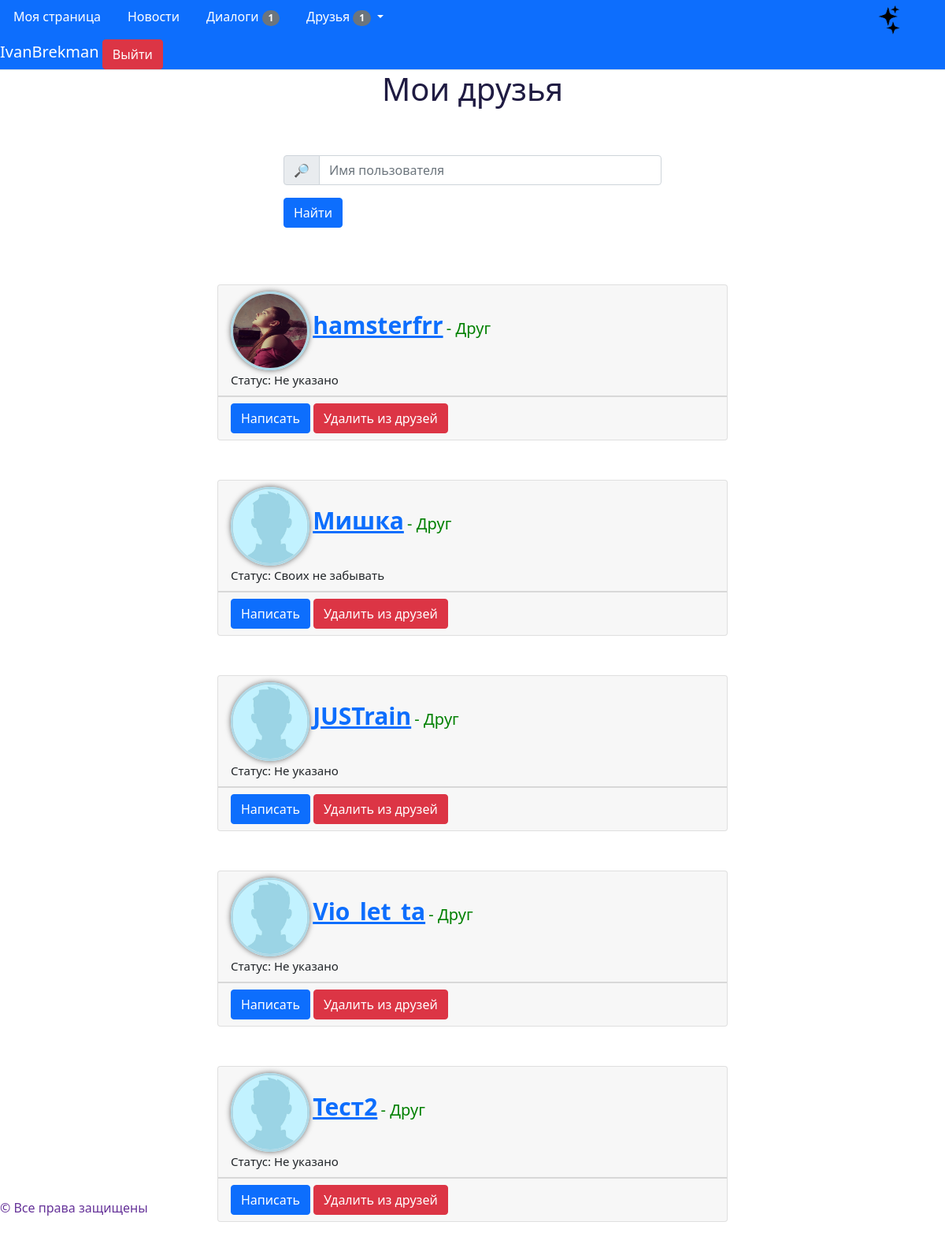
Page /friends/1 (signed in) on the committed database.
### data/models/user.py (models this page shows, shortened)
class User(SqlAlchemyBase, UserMixin, SerializerMixin):
    __tablename__ = 'users'
    id = sqlalchemy.Column(sqlalchemy.Integer, primary_key=True, autoincrement=True)
    sid = sqlalchemy.Column(sqlalchemy.String)
    nickname = sqlalchemy.Column(sqlalchemy.String, nullable=False)
    email = sqlalchemy.Column(sqlalchemy.String, nullable=False, unique=True)
    img = sqlalchemy.Column(sqlalchemy.String, default='default')
    status = sqlalchemy.Column(sqlalchemy.String, default='Не указано')
    sex = sqlalchemy.Column(sqlalchemy.String, default='Не указано')
    education = sqlalchemy.Column(sqlalchemy.String, default='Не указано')
    marital_status = sqlalchemy.Column(sqlalchemy.String, default='Не указано')
    birthday = sqlalchemy.Column(sqlalchemy.DateTime, default=dt.datetime(1800, 1, 1))
    about_me = sqlalchemy.Column(sqlalchemy.String, default='Не указано')
    password = sqlalchemy.Column(sqlalchemy.String, nullable=False)
    create_date = sqlalchemy.Column(sqlalchemy.DateTime, default=dt.datetime.utcnow)
    last_seen = sqlalchemy.Column(sqlalchemy.DateTime, default=dt.datetime.utcnow)
    posts = orm.relation("Post", back_populates="user", order_by='desc(Post.create_date)',
                         lazy='subquery')
    rates = orm.relation("PostRate", back_populates="user", lazy='subquery')
    _subscribers = orm.relationship("FriendshipOffer", back_populates='user_to', lazy='dynamic',
                                    primaryjoin='User.id == FriendshipOffer.id_to')
    _offers = orm.relationship('FriendshipOffer', back_populates='user_from', lazy='dynamic',
                               primaryjoin='User.id == FriendshipOffer.id_from')
    _friends = orm.relationship('Friend', lazy='dynamic',
                                primaryjoin='or_(User.id == Friend.id1, User.id == Friend.id2)')
    _unanswered_ss = orm.relationship("FriendshipOffer", back_populates='user_to', lazy='subquery',
                                      primaryjoin='User.id == FriendshipOffer.id_to and not '
                                                  'FriendshipOffer.is_answered')
    dialogs = orm.relationship('Dialog', lazy='subquery',
                               primaryjoin='or_(User.id == Dialog.id1, User.id == Dialog.id2)')
    messages = orm.relationship('Message', back_populates='user_to', lazy='subquery',
                                primaryjoin='User.id == Message.id_to')
    notifications = orm.relationship('Notification', back_populates='user', lazy='dynamic')
    def unanswered_subscribers(self):
        return [offer for offer in self._unanswered_ss if not offer.is_answered]
    def need_answer(self, user):
        for offer in self._unanswered_ss:
            if offer.user_from == user and not offer.is_answered:
                return True
        return False
    def friends(self):
        return [friend.user1 if friend.user1 != self else friend.user2 for friend in self._friends]
    def unread_dialogs(self):
        dialogs = {}
        for mes in [message for message in self.messages if not message.is_read]:
            if dialogs.get(mes.id_from):
                dialogs.get(mes.id_from).append(mes)
            else:
                dialogs[mes.id_from] = [mes]
        return dialogs

### main.py (the view)
@app.route('/friends/<int:user_id>', methods=['GET', 'POST'])
@login_required
def friends(user_id):
    session = db_session.create_session()
    user = get_user(session, user_id, check_auth=False)
    users = user.friends()
    title = 'Мои друзья' if user == current_user else f'Друзья {user.nickname}'
    form = FindUserForm()
    if form.validate_on_submit():  # Поиск среди всех друзей по nickname
        if not form.nickname.data:
            return redirect(url_for('friends', user_id=user_id))
        users = list(filter(lambda u: form.nickname.data.lower() in u.nickname.lower(), users))
    return render_template('users_list.html', title=title, users=users, form=form,
                           method=request.method, c_user=user)

### app/forms.py
class FindUserForm(FlaskForm):
    nickname = StringField('')
    submit = SubmitField('Найти')

### data/db_session.py (called while the page is built)
def create_session() -> Session:
    global __factory
    assert isinstance(__factory, orm.sessionmaker), f"Wrong type of __factory. Excepted " \
                                                    f"orm.sessionmaker, got {type(__factory)}"
    return __factory()

### main.py (called while the page is built, shortened)
def get_user(session, user_id, check_auth=True) -> User:
    user = session.query(User).get(user_id)
    if not user:
        raise ValueError(f'There are no users with id: {user_id}')
    if check_auth and current_user != user:
        raise ValueError(f'User with id {user_id} doesnt match to current_user, but current_page'
                         f' need this math')
    return user

def get_user_status_info(questioner_user: User, target_user) -> dict:
    response = {'buttons': None, 'status_text': None, 'status_style_color': None, 'type': None}
    if target_user in questioner_user.friends():  # Карточка друга
        response['buttons'] = [
            f'''<a class="btn btn-primary" href="{url_for('users_dialog', id_from=questioner_user.id, id_to=target_user.id)}">Написать</a>''',
            f'''<a class="btn btn-danger" href="javascript:card_type('remove_friend', {questioner_user.id}, {target_user.id})">Удалить из друзей</a>'''
        ]
        response['status_text'] = ' - Друг'
        response['status_style_color'] = 'green'
        response['type'] = 'friend'
    return response

@login_manager.user_loader
def load_user(user_id):
    session = db_session.create_session()
    return session.query(User).get(user_id)

@app.context_processor
def app_context():
    context = {'date': dt.utcnow, 'user_info': get_user_status_info, 'isinstance': isinstance,
               'Post': Post}
    return context

@app.before_request
def before_request():
    if current_user.is_authenticated:
        session = db_session.create_session()
        user = session.query(User).get(current_user.id)
        user.last_seen = dt.utcnow()
        session.commit()
        print(current_user.sid, clients)

### templates/users_list.html (shortened to what this page needs)
{% extends 'base.html' %}
{% block links %}
    <link rel="stylesheet" href="{{ url_for('static', filename='css/posts_style.css') }}">
{% endblock %}
{% macro friendship_card(user) %}
    {% set info = user_info(c_user, user) %}
    <div id="user_{{ user.id }}" class="card post-card">
        <div class="card-header">
            <img class="author-img round" src="{{ url_for('static', filename='img/users_img/' + user.img + '.jpg') }}" alt="Фотография друга">
            <a href="{{ url_for('home_page', user_id=user.id) }}" style="font-size: 30px"><b>{{ user.nickname }}</b></a>
            <span id="user_{{ user.id }}_status" style="font-size: 20px; color: {{ info['status_style_color'] }}">
                {{ info['status_text'].encode(encoding='utf-8').decode('utf-8') }}
            </span><br>
            <span style="font-size: 15px">Статус: {{ user.status }}</span>
        </div>
        <div id="user_{{ user.id }}_buttons" class="card-footer">
            <a class="btn btn-primary" href="{{ url_for('users_dialog', id_from=c_user.id, id_to=user.id) }}">Написать</a>
            {% if current_user == c_user %}
                {% if info['type'] == 'friend' %} {{ friend }} {% elif info['type'] == 'offer' %} {{ offer }} {% elif info['type'] == 'usual' %} {{ usual }} {% endif %}
            {% endif %}
        </div>
    </div>
{% endmacro %}
{% block content %}
    <h1>{{ title }}</h1>
    {% include '_find_user_form.html' %}
    {% set users = pagination['users'] if pagination is defined else users %}
    {% if not users %}
        <div class="none">
            {% if method == "GET" %}
                <h1>Отсутствует информация по данной категории</h1>
            {% else %}
                <h1>Друзей с таким никнеймом не найдено</h1>
            {% endif %}
            <img src="{{ url_for('static', filename='img/cat.png') }}" alt="Грустный котик"/>
        </div>
    {% else %}
        <div id="users_friendship_cards">
            {% for user in users %}
                {{ friendship_card(user) }}
            {% endfor %}
        </div>
    {% endif %}
{% endblock %}

### templates/base.html (shortened to what this page needs)
<!DOCTYPE html>
<html lang="en">
<head>
    <link rel="stylesheet"
          href="https://cdn.jsdelivr.net/npm/bootstrap@5.0.0-beta1/dist/css/bootstrap.min.css"
>
    <link rel="stylesheet" href="{{ url_for('static', filename='css/main.css') }}" type="text/css">
    <link rel="stylesheet" href="{{ url_for('static', filename='css/dark.css') }}" type="text/css">
    <link rel="stylesheet" href="{{ url_for('static', filename='css/popup.css') }}" type="text/css">
    {% block links %}{% endblock %}
</head>
<body>
    <header>
        {% block navigation %}
        <div class="nav nav-tabs navbar-light bg-primary" id="nav-tab" role="tablist">
            <a class="nav-item nav-link" style="color: white" id="hom" href="{{ url_for('home_page', user_id=current_user.id) }}"      role="tab" aria-selected="true" >Моя страница</a>
            <a class="nav-item nav-link" style="color: white" id="ind" href="{{ url_for('index') }}"                                   role="tab" aria-selected="false">Новости</a>
            <a class="nav-item nav-link" style="color: white" id="dia" href="{{ url_for('user_dialogs', user_id=current_user.id) }}"   role="tab" aria-selected="false">
                Диалоги
                {% if unm is not defined %}{% set unm = current_user.unread_dialogs()|length %}{% endif %}
                <span id="dialogs_count" class="badge rounded-pill bg-secondary" style="visibility: {% if unm %}visible{% else %}hidden{% endif %}">{{ unm }}</span>
            </a>
            <a class="nav-link dropdown-toggle" style="color: white" data-toggle="dropdown" href="#" role="button" aria-haspopup="true" aria-expanded="false">
                Друзья
                {% set uns = current_user.unanswered_subscribers()|length %}
                <span id="unanswered_subscribers_count1" class="badge rounded-pill bg-secondary" style="visibility: {% if uns %}visible{% else %}hidden{% endif %}">{{ uns }}</span>
            </a>
                    {% set uns = current_user.unanswered_subscribers()|length %}
            <img id="switchTheme" class="nav-item offset-md-6" src="{{ url_for('static', filename='img/star.png') }}" width="50px" height="50px" alt="Темная тема"/>
            <div class="nav-item">
                <span style="font-size: 20px; color: white">{{ current_user.nickname }}</span>
                <a class="btn btn-danger" href="{{ url_for('logout') }}" >Выйти</a>
            </div>
        </div>
        {% endblock %}
    </header>
    <main>
        {% set base = True %}
        {% block content %}{% endblock %}
    </main>
    <footer>
        <span style="color: rebeccapurple;">© Все права защищены</span>
    </footer>
</body>
</html>

### templates/_find_user_form.html (shortened to what this page needs)
<form method="post">
    <div class="input-group mb-3">
        <span class="input-group-text" id="basic-addon1">🔎</span>
        {{ form.nickname(class="form-control", placeholder="Имя пользователя") }}
    </div>
    {{ form.submit(class="btn btn-primary") }}
</form><br><br><br>

### static/css/main.css (style rules this page uses)
h1 { text-align: center; margin-bottom: 5%; }
footer { position: fixed; top: 95%; }
form { width: 40%; margin-left: 30%; }

### static/css/dark.css (style rules this page uses)
#switchTheme { display: inline-block; position: relative; }

### static/css/posts_style.css (style rules this page uses)
.post-card { margin-left: 23%; margin-bottom: 50px; width: 54%; }
.round { border-radius: 50px; border: 3px solid lightblue; box-shadow: 0 0 7px #666; }
img.author-img { width: 100px; height: 100px; }

### rows in the picture
User: nickname "IvanBrekman"
User: img (picture), nickname "hamsterfrr", status_text.encode "- Друг", status "Не указано", friend "Удалить из друзей"
User: img (placeholder picture), nickname "Мишка", status_text.encode "- Друг", status "Своих не забывать", friend "Удалить из друзей"
User: img (placeholder picture), nickname "JUSTrain", status_text.encode "- Друг", status "Не указано", friend "Удалить из друзей"
User: img (placeholder picture), nickname "Vio_let_ta", status_text.encode "- Друг", status "Не указано", friend "Удалить из друзей"
User: img (placeholder picture), nickname "Тест2", status_text.encode "- Друг", status "Не указано", friend "Удалить из друзей"

### other values in the picture
{{ unm }} "1"
{{ uns }} "1"
{{ title }} "Мои друзья"
